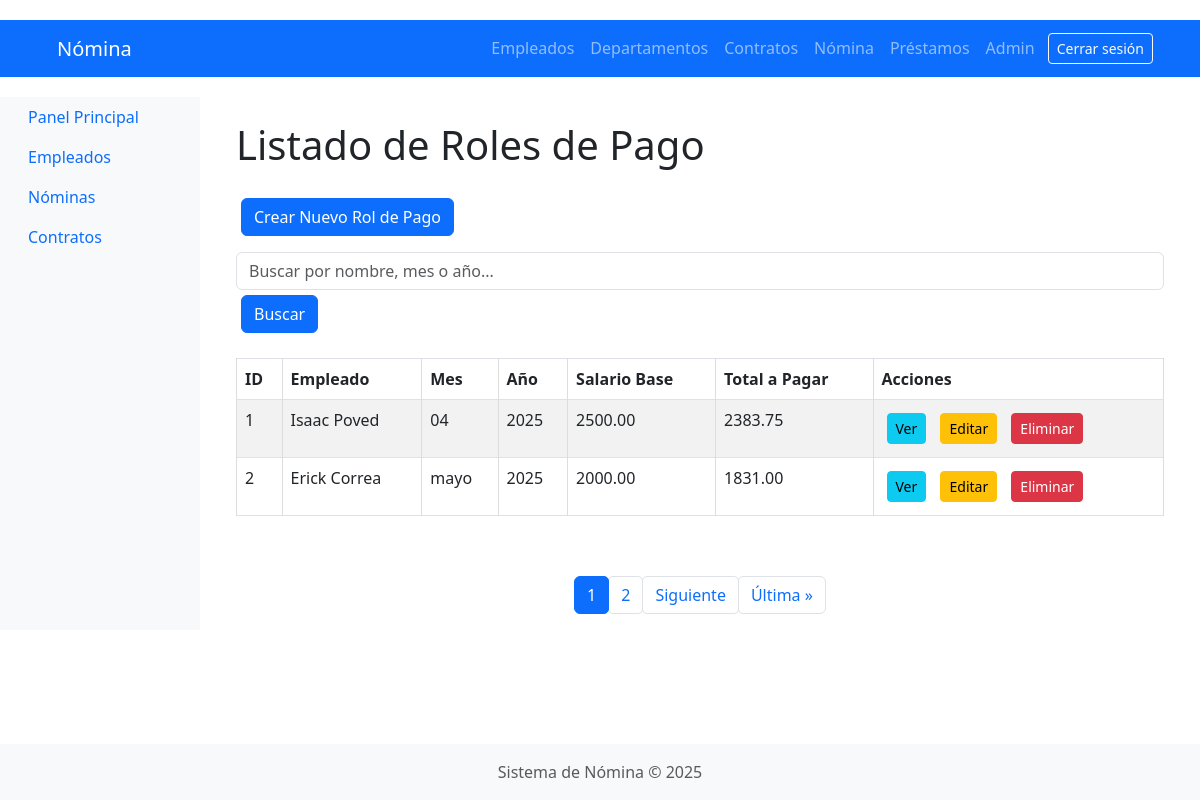
The page /payroll/ (signed in) on the database its author committed.
### payroll/models.py (models this page shows, shortened)
class Rol(models.Model):
    empleado = models.ForeignKey(Empleado, on_delete=models.CASCADE)
    mes = models.CharField(max_length=20)
    anio = models.IntegerField()
    salario_base = models.DecimalField(max_digits=10, decimal_places=2, default=0)
    horas_extra = models.DecimalField(max_digits=10, decimal_places=2, default=0)
    bono = models.DecimalField(max_digits=10, decimal_places=2, default=0)
    tot_ing = models.DecimalField(max_digits=10, decimal_places=2, default=0)
    iess = models.DecimalField(max_digits=10, decimal_places=2, default=0)
    tot_des = models.DecimalField(max_digits=10, decimal_places=2, default=0)
    neto = models.DecimalField(max_digits=10, decimal_places=2, default=0)
    class Meta:
        unique_together = ('empleado', 'mes', 'anio')  # Evitar duplicados

### employees/models.py (models this page shows, shortened)
class Empleado(models.Model):
    SEXO_CHOICES = [
        ('M', 'Masculino'),
        ('F', 'Femenino'),
    ]
    cedula = models.CharField(max_length=10, unique=True, null=True)
    nombre = models.CharField(max_length=100)
    apellido = models.CharField(max_length=100)
    sexo = models.CharField(max_length=1, choices=SEXO_CHOICES, default='M')  # Campo agregado
    cargo = models.ForeignKey(Cargo, on_delete=models.CASCADE)
    departamento = models.ForeignKey(Departamento, on_delete=models.CASCADE)
    tipo_contrato = models.ForeignKey(TipoContrato, on_delete=models.CASCADE)
    fecha_ingreso = models.DateField()
    salario = models.DecimalField(max_digits=10, decimal_places=2)
    def __str__(self):
        return f"{self.nombre} {self.apellido}"

### payroll/views.py (the view, shortened to what this page needs)
# urls.py: path('', listar_roles_pago, name='listar_roles_pago'),
@login_required
def listar_roles_pago(request):
    roles = Rol.objects.all()
    query = request.GET.get('q')
    paginator = Paginator(roles, 2)
    page_number = request.GET.get('page')
    roles = paginator.get_page(page_number)
    return render(request, 'payroll/payroll_list.html', {'roles': roles})

### templates/payroll/payroll_list.html (shortened to what this page needs)
{% extends 'base.html' %}
{% block content %}
<div class="container mt-4">
    <h1 class="mb-4">Listado de Roles de Pago</h1>
    <a href="{% url 'crear_rol_pago' %}" class="btn btn-primary mb-3">Crear Nuevo Rol de Pago</a>
    <form method="get" class="form-inline mb-3">
    <input type="text" name="q" class="form-control mr-2" placeholder="Buscar por nombre, mes o año..." value="{{ query|default:'' }}">
    <button type="submit" class="btn btn-primary">Buscar</button>
    </form>
    <table class="table table-striped table-bordered">
        <thead class="thead-dark">
            <tr>
                <th>ID</th>
                <th>Empleado</th>
                <th>Mes</th>
                <th>Año</th>
                <th>Salario Base</th>
                <th>Total a Pagar</th>
                <th>Acciones</th>
            </tr>
        </thead>
        <tbody>
            {% for rol in roles %}
            <tr>
                <td>{{ forloop.counter }}</td>
                <td>{{ rol.empleado }}</td>
                <td>{{ rol.mes }}</td>
                <td>{{ rol.anio }}</td>
                <td>{{ rol.salario_base }}</td>
                <td>{{ rol.neto }}</td>
                <td>
                    <a href="{% url 'detalle_rol_pago' rol.id %}" class="btn btn-sm btn-info">Ver</a>
                    <a href="{% url 'actualizar_rol_pago' rol.id %}" class="btn btn-sm btn-warning">Editar</a>
                    <a href="{% url 'confirmar_eliminar_rol_pago' rol.id %}" class="btn btn-sm btn-danger" onclick="return confirm('¿Estás seguro de que deseas eliminar este rol de pago?');">Eliminar</a>
                </td>
            </tr>
            {% empty %}
            <tr>
                <td colspan="7" class="text-center">No hay roles de pago registrados.</td>
            </tr>
            {% endfor %}
        </tbody>
    </table>
</div>
<div class="d-flex justify-content-center mt-4">
    <nav aria-label="Paginación de roles de pago">
        <ul class="pagination">
            {% for num in roles.paginator.page_range %}
                {% if roles.number == num %}
                    <li class="page-item active"><a class="page-link">{{ num }}</a></li>
                {% else %}
                    <li class="page-item"><a class="page-link" href="?page={{ num }}{% if query %}&q={{ query }}{% endif %}">{{ num }}</a></li>
                {% endif %}
            {% endfor %}
            {% if roles.has_next %}
                <li class="page-item">
                    <a class="page-link" href="?page={{ roles.next_page_number }}{% if query %}&q={{ query }}{% endif %}">Siguiente</a>
                </li>
                <li class="page-item">
                    <a class="page-link" href="?page={{ roles.paginator.num_pages }}{% if query %}&q={{ query }}{% endif %}">Última &raquo;</a>
                </li>
            {% endif %}
        </ul>
    </nav>
</div>
{% endblock %}

### static/css/styles.css (style rules this page uses)
body { font-family: 'Arial', sans-serif; margin: 0; padding: 0; background-color: #f4f4f4; }
nav { margin: 20px 0; }
nav a { color: #ffffff; text-decoration: none; padding: 10px 15px; border-radius: 5px; }
.container { width: 80%; margin: auto; overflow: hidden; }
h1, h2, h3 { color: #35424a; }
.table { width: 100%; margin: 20px 0; border-collapse: collapse; }
.table th, .table td { padding: 10px; border: 1px solid #dddddd; text-align: left; }
.table th { background: #35424a; color: #ffffff; }
.btn { display: inline-block; padding: 10px 15px; margin: 5px; border: none; border-radius: 5px; cursor: pointer; }
.btn-primary { background: #35424a; color: #ffffff; }
.btn-danger { background: #e8491d; color: #ffffff; }

### rows shown on the page
Rol: empleado "Isaac Poved", mes "04", anio "2025", salario_base "2500.00", neto "2383.75"
Rol: empleado "Erick Correa", mes "mayo", anio "2025", salario_base "2000.00", neto "1831.00"

### other values the page prints
{{ num }} "1"
{{ num }} "2"
{{ year|default:2025 }} "2025"
